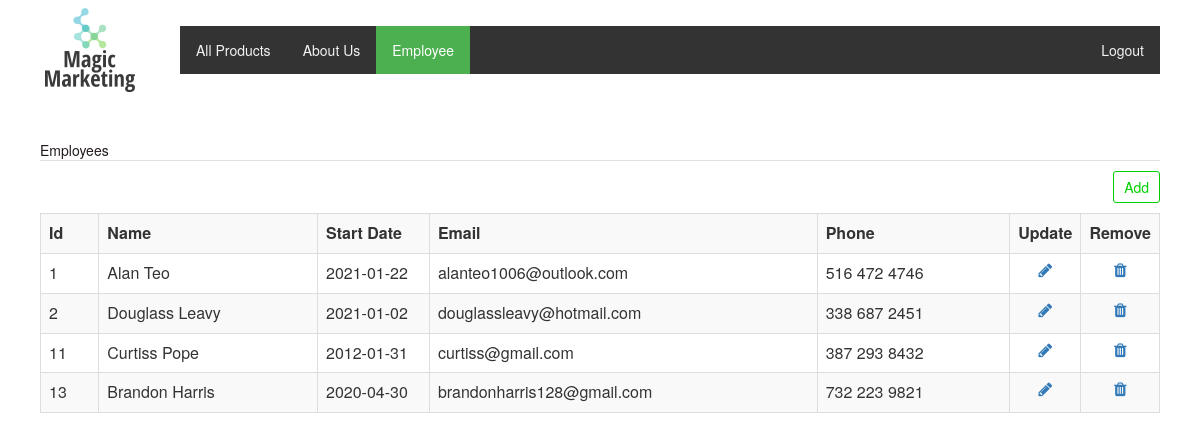
The page /employee (signed in) on the database its author committed.
### tables this page shows
CREATE TABLE `employee` (
  `Id` int(11) NOT NULL,
  `Name` text NOT NULL,
  `StartDate` date NOT NULL,
  `Email` text NOT NULL,
  `Phone` text NOT NULL
);

### dbcontroller.php (called while the page is built, shortened)
<?php
class DBController {
    private $host = "localhost";
	private $user = "root";
	private $password = "";
	private $database = "shopping";
	private $conn;
	function __construct() {
		$this->conn = $this->connectDB();
	}
	function connectDB() {
		$conn = mysqli_connect($this->host,$this->user,$this->password,$this->database);
		return $conn;
	}
	function runQuery($query) {
		$result = mysqli_query($this->conn,$query);
		while($row=mysqli_fetch_assoc($result)) {
			$resultset[] = $row;
		}
		if(!empty($resultset))
			return $resultset;
	}
}
?>

### views/admin/employee.php (the view, shortened to what this page needs)
<?php
	require_once(__DIR__."/../header.php");
    require_once(__DIR__."/../top_bar.php");
    $employees = $db_handle->runQuery("SELECT * FROM employee");
?>
<div id="employee">
<div class="txt-heading">Employees</div>
<button id="addEmployee" class="btnAddEmployee">Add</button>
<?php
	if($employees) {
		$total_price = 0; ?>
		<table id="employeeList" class="table table-bordered table-striped">
			<tbody>
			<tr>
				<th style="text-align:left;">Id</th>
				<th style="text-align:left;">Name</th>
				<th style="text-align:left;" width="10%">Start Date</th>
				<th style="text-align:left;">Email</th>
				<th style="text-align:left;">Phone</th>
                <th style="text-align:center" width="5%">Update</th>
				<th style="text-align:center" width="5%">Remove</th>
			</tr>
			<?php
				foreach ($employees as $item) {
					?>
							<tr role="row" class="odd">
								<td><?php echo $item["Id"]; ?></td>
                                <td><?php echo $item["Name"]; ?></td>
								<td><?php echo $item["StartDate"]; ?></td>
								<td style="text-align:left;"><?php echo $item["Email"]; ?></td>
								<td style="text-align:left;"><?php echo $item["Phone"]; ?></td>
								<td style="text-align:center"><a type="button" name="update" id="<?php echo $item["Id"] ?>" class="btn-update"><i class="fa fa-pencil"></i></a></td>
								<td style="text-align:center"><a type="button" name="delete" id="<?php echo $item["Id"] ?>" class="btn-delete"><i class="fa fa-trash"></i></a></td>
                        	</tr>
							<?php
					}
					?>
			</tbody>
		</table>
	<?php
	} else { ?>
		<div class="no-records">No employees</div>
		<?php
	}
?>
</div>

### css/style.css (style rules this page uses)
.txt-heading { color: #211a1a; border-bottom: 1px solid #E0E0E0; overflow: auto; margin-top: 16px; }
.btnAddEmployee { background-color: #ffffff; border: #00d000 1px solid; padding: 5px 10px; color: #00d000; float: right; text-decoration: none; border-radius: 3px; margin: 10px 0px; outline: none; }
#employee { margin: 40px; }

### rows shown on the page
employee: Id "1", Name "Alan Teo", StartDate "2021-01-22", Email "alanteo1006@outlook.com", Phone "516 472 4746"
employee: Id "2", Name "Douglass Leavy", StartDate "2021-01-02", Email "douglassleavy@hotmail.com", Phone "338 687 2451"
employee: Id "11", Name "Curtiss Pope", StartDate "2012-01-31", Email "curtiss@gmail.com", Phone "387 293 8432"
employee: Id "13", Name "Brandon Harris", StartDate "2020-04-30", Email "brandonharris128@gmail.com", Phone "732 223 9821"
